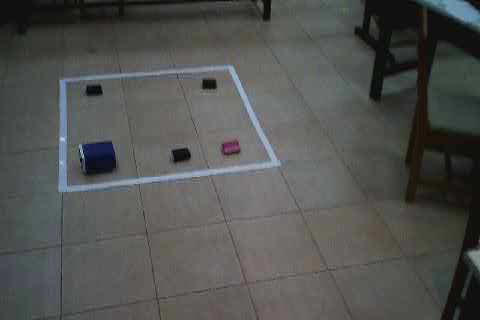
#> input picture gh/IMG-8897.JPG, 480 x 320 px, found by its file name
$ python grids.py
#> lines starting #> are read from the running program, lines starting #| are printed output that depends on the picture; after the words box and inside, x2 and y2 are one past the last pixel; in counts of white or black regions, pixels touching at a corner belong together
import numpy as np
import cv2
import cv_utils

def get_lines(row_size, column_size, width, height):
    step_w = int(width / row_size)
    step_h = int(height / column_size)
    vertical_lines = []
    horizontal_lines = []

    vertical_marker = (0, 0)
    horizontal_marker = (0, 0)

    for i in range(row_size - 1):
        top_marker = (vertical_marker[0], vertical_marker[1] + step_w)
        bottom_marker = (height, top_marker[1])
        print(f"Vertical Line from {top_marker} to {bottom_marker}")
        vertical_marker = top_marker
        vertical_lines.append((top_marker, bottom_marker))

    for i in range(column_size - 1):
        left_marker = (horizontal_marker[0] + step_h, horizontal_marker[1])
        right_marker = (left_marker[0], width)
        print(f"Horizontal Line from {left_marker} to {right_marker}")
        horizontal_marker = left_marker
        horizontal_lines.append((left_marker, right_marker))

    return vertical_lines, horizontal_lines


def draw_lines(image, lines):
    for line in lines:
        line_coordinates = np.flip(line)
        cv2.line(
            image,
            tuple(line_coordinates[0]),
            tuple(line_coordinates[1]),
            (0, 255, 0),
            1,
            1,
        )


def draw_grid(image, horizontal, vertical):
    draw_lines(image, horizontal)
    draw_lines(image, vertical)


def get_cells(row_size, column_size, width, height):
    step_w = int(width / row_size)
    step_h = int(height / column_size)

    cells_corner_points = []
    cell_coordinates = []

    marker = (0, 0)
    for i in range(row_size):
        botttom_left = None
        for j in range(column_size):
            print(i, j)
            cell_top_left = marker
            cell_top_right = (cell_top_left[0], cell_top_left[1] + step_w)
            cell_bottom_right = (cell_top_left[0] + step_h, cell_top_left[1] + step_w)
            cell_bottom_left = (cell_top_left[0] + step_h, cell_top_left[1])

            # Set bottom left to bottom left of the first cell
            botttom_left = cell_bottom_left if botttom_left is None else botttom_left
            print(
                f"Cell {i}-{j}: {[cell_top_left, cell_top_right, cell_bottom_right, cell_bottom_left]}"
            )
            if j == column_size - 1:
                # At the end of the row, move top left marker down far left
                marker = botttom_left
            else:
                # Move the marker to the right
                marker = cell_top_right

            cells_corner_points.append(
                np.array(
                    [cell_top_left, cell_top_right, cell_bottom_right, cell_bottom_left]
                )
            )
            cell_coordinates.append((i, j))
    return cells_corner_points, cell_coordinates


def get_locations(image, object_contours, grid_cells, grid_cell_coords):
    coords = []
    already_seen_center_points = []
    for contour in object_contours:
        center_point = cv_utils.get_center_point_of_contour(contour)
        if center_point not in already_seen_center_points:
            for index, grid_cell in enumerate(grid_cells):
                if cv_utils.is_point_in_contour(center_point, grid_cell):
                    coords.append(grid_cell_coords[index])

    return coords if coords else None

image = cv2.imread("IMG-8897.JPG")
#> image is the input picture: shape (320, 480, 3); mean B, G, R 81.1, 83, 81.8
v_lines, h_lines = get_lines(3, 3, image.shape[1], image.shape[0])

grid_cells, coords = get_cells(3, 3, image.shape[1], image.shape[0])
print(coords)
#| [(0, 0), (0, 1), (0, 2), (1, 0), (1, 1), (1, 2), (2, 0), (2, 1), (2, 2)]

draw_grid(image, h_lines, v_lines)
#> after the loop in draw_lines, `for line in lines:`:
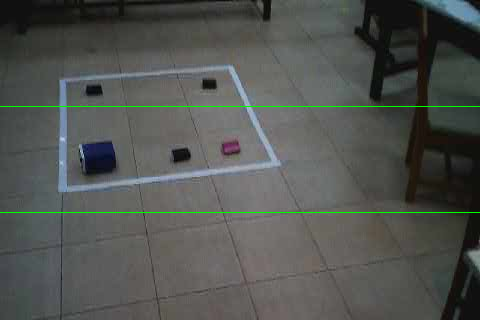
#> image: shape (320, 480, 3); 0.62% of pixels changed, all inside (x1, y1, x2, y2) = (0, 106, 480, 213)
#> after the loop in draw_lines (call 2), `for line in lines:`:
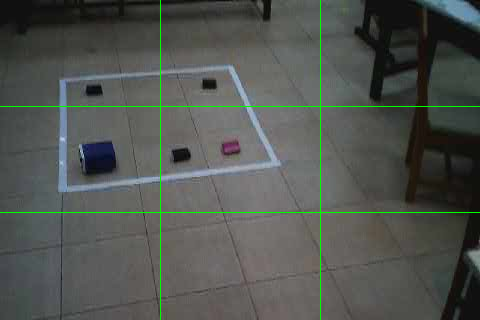
#> image: shape (320, 480, 3); 0.41% of pixels changed, all inside (x1, y1, x2, y2) = (160, 0, 321, 320)

cv2.imshow("Something", image)
cv2.waitKey(0)
cv2.destroyAllWindows()

$ run again, with gh/IMG-8890.JPG copied over gh/IMG-8897.JPG
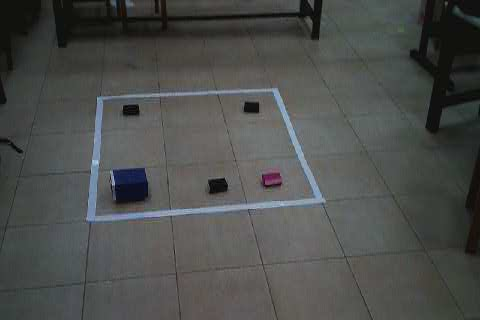
#> input picture gh/IMG-8890.JPG, 480 x 320 px, found by its file name
#> image is the input picture: shape (320, 480, 3); mean B, G, R 76.5, 78.5, 76.6
#| [(0, 0), (0, 1), (0, 2), (1, 0), (1, 1), (1, 2), (2, 0), (2, 1), (2, 2)]
#> after the loop in draw_lines, `for line in lines:`:
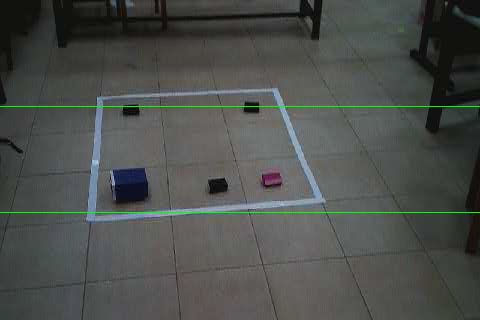
#> image: shape (320, 480, 3); 0.62% of pixels changed, all inside (x1, y1, x2, y2) = (0, 106, 480, 213)
#> after the loop in draw_lines (call 2), `for line in lines:`:
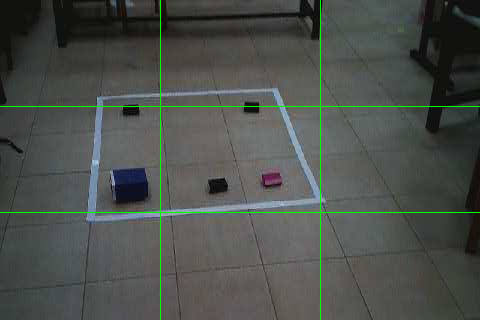
#> image: shape (320, 480, 3); 0.41% of pixels changed, all inside (x1, y1, x2, y2) = (160, 0, 321, 320)

$ run again, with gh/IMG-8894.JPG copied over gh/IMG-8897.JPG
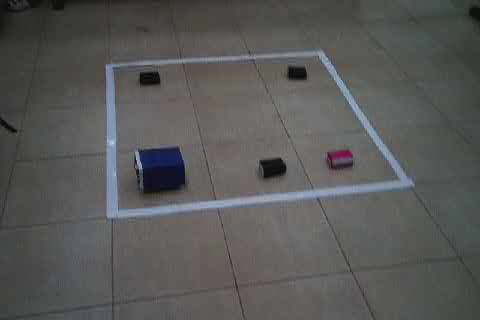
#> input picture gh/IMG-8894.JPG, 480 x 320 px, found by its file name
#> image is the input picture: shape (320, 480, 3); mean B, G, R 87, 88.3, 88
#| [(0, 0), (0, 1), (0, 2), (1, 0), (1, 1), (1, 2), (2, 0), (2, 1), (2, 2)]
#> after the loop in draw_lines, `for line in lines:`:
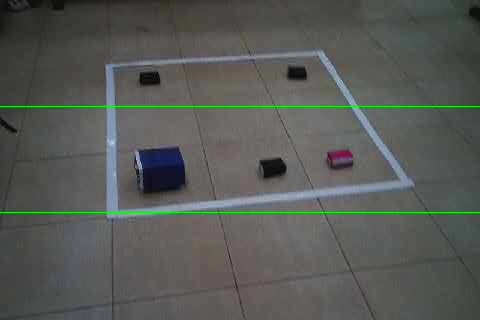
#> image: shape (320, 480, 3); 0.62% of pixels changed, all inside (x1, y1, x2, y2) = (0, 106, 480, 213)
#> after the loop in draw_lines (call 2), `for line in lines:`:
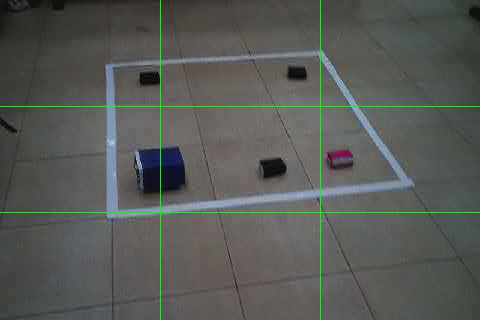
#> image: shape (320, 480, 3); 0.41% of pixels changed, all inside (x1, y1, x2, y2) = (160, 0, 321, 320)
